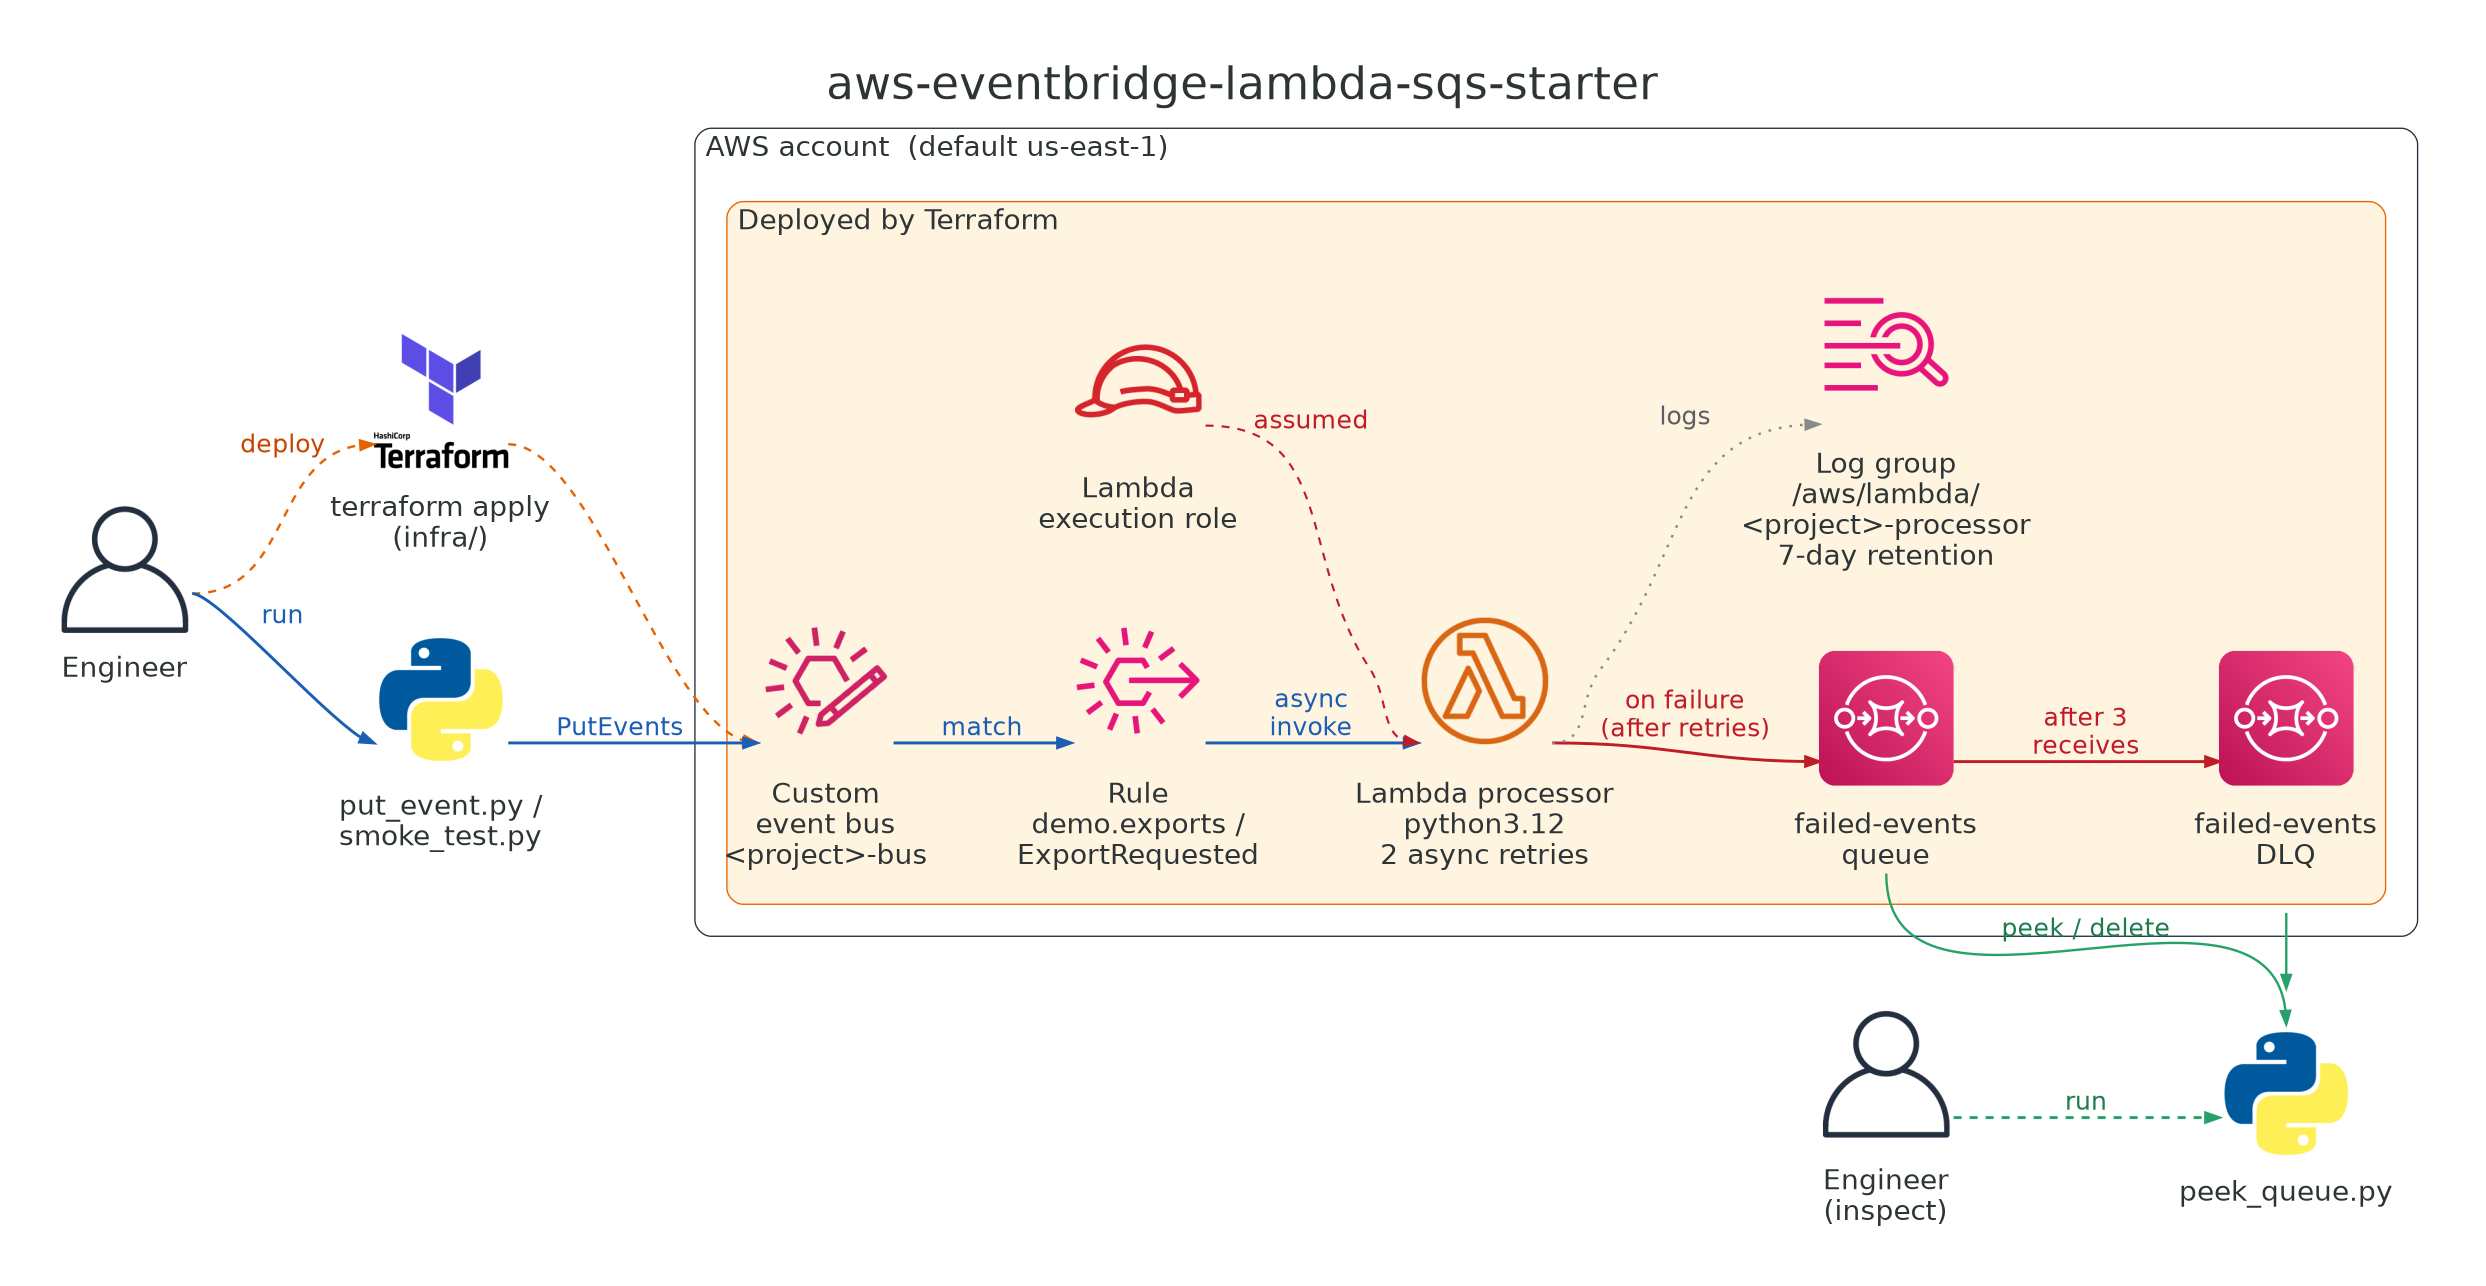

Source code (Python):
"""Architecture diagram for saranreddy/aws-eventbridge-lambda-sqs-starter.

Verified against main @ 91a4606. Every node maps to infra/*.tf, src/lambda/handler.py
or scripts/*.py.

Render:  pip install diagrams   (also needs Graphviz: apt install graphviz / brew install graphviz)
         python docs/architecture.py   ->  docs/architecture.png (written next to this script)
"""
import os

from diagrams import Cluster, Diagram, Edge, getdiagram
from diagrams.aws.compute import LambdaFunction
from diagrams.aws.general import User
from diagrams.aws.integration import EventbridgeCustomEventBusResource, EventbridgeRule, SQS
from diagrams.aws.management import CloudwatchLogs
from diagrams.aws.security import IAMRole
from diagrams.onprem.iac import Terraform
from diagrams.programming.language import Python

HERE = os.path.dirname(os.path.abspath(__file__))
OUT = os.path.join(HERE, "architecture")  # -> architecture.png next to this script

FONT = "DejaVu Sans"
GRAPH = {
    "fontname": FONT, "fontsize": "34", "labelloc": "t", "pad": "0.4",
    "nodesep": "0.4", "ranksep": "1.0", "splines": "spline", "newrank": "true",
    "compound": "true",
}
NODE = {"fontname": FONT, "fontsize": "21", "imagepos": "tc"}
EDGE = {"fontname": FONT, "fontsize": "19", "color": "#555555",
        # enter/leave icons at mid-height so arrowheads never land on label text
        "tailport": "e", "headport": "w"}

# diagrams.Edge hard-codes a 13pt label font on every edge; raise it so edge labels stay
# readable when the PNG is scaled down to README width.
Edge._default_edge_attrs = {"fontcolor": "#2D3436", "fontname": FONT, "fontsize": "19"}


def box(bg, pen, style="rounded"):
    return {"bgcolor": bg, "pencolor": pen, "fontname": FONT, "fontsize": "21",
            "style": style, "labeljust": "l", "margin": "24"}


TF_BOX = box("#fff4e0", "#e66100")                  # deployed by Terraform
SUB_BOX = box("#fffaf2", "#e66100")                 # sub-group inside a Terraform box
RUN_BOX = box("#e8f1fb", "#1a5fb4")                 # created by scripts / CLI
EXEC_BOX = box("#f3eefa", "#613583")                # per execution / runtime
MANAGED_BOX = box("#f6f5f4", "#9a9996", "dashed")   # not created by this repo
ACCOUNT_BOX = box("#ffffff", "#232f3e")

FLOW = dict(color="#1a5fb4", fontcolor="#1a5fb4", penwidth="2.2")
IO = dict(color="#26a269", fontcolor="#1e7d4f", penwidth="1.8")
IAM = dict(color="#c01c28", fontcolor="#c01c28", style="dashed", penwidth="1.6", constraint="false")
AUX = dict(color="#8a8a8a", fontcolor="#5e5c64", style="dotted", penwidth="1.8")
SETUP = dict(color="#e66100", fontcolor="#c64600", style="dashed", penwidth="1.8")
MANUAL = dict(color="#26a269", fontcolor="#1e7d4f", style="dashed", penwidth="2.2")
FAIL = dict(color="#c01c28", fontcolor="#c01c28", penwidth="2.2")
OPT = dict(color="#b5835a", fontcolor="#8f5f3a", style="dashed", penwidth="1.8")
HIDDEN = dict(style="invis")
DOWN = dict(tailport="s", headport="n")
UP = dict(tailport="n", headport="s")


def same_rank(*nodes):
    getdiagram().dot.body.append("{rank=same; " + " ".join(f'"{n._id}";' for n in nodes) + "}")


GRAPH["nodesep"] = "0.8"
GRAPH["pad"] = "0.6"

with Diagram(
    "aws-eventbridge-lambda-sqs-starter",
    filename=OUT, outformat="png", show=False, direction="LR",
    graph_attr=GRAPH, node_attr=NODE, edge_attr=EDGE,
):
    eng = User("Engineer")
    tf = Terraform("terraform apply\n(infra/)")
    put = Python("put_event.py /\nsmoke_test.py")

    with Cluster("AWS account  (default us-east-1)", graph_attr=ACCOUNT_BOX):
        with Cluster("Deployed by Terraform", graph_attr=TF_BOX):
            bus = EventbridgeCustomEventBusResource("Custom\nevent bus\n<project>-bus")
            rule = EventbridgeRule("Rule\ndemo.exports /\nExportRequested")
            fn = LambdaFunction("Lambda processor\npython3.12\n2 async retries")
            queue = SQS("failed-events\nqueue")
            dlq = SQS("failed-events\nDLQ")
            logs = CloudwatchLogs("Log group\n/aws/lambda/\n<project>-processor\n7-day retention")
            role = IAMRole("Lambda\nexecution role")

    peek = Python("peek_queue.py")
    eng2 = User("Engineer\n(inspect)")

    eng >> Edge(label="deploy", **SETUP) >> tf
    tf >> Edge(**SETUP) >> bus
    eng >> Edge(label="run", **FLOW) >> put
    put >> Edge(label="PutEvents", weight="10", **FLOW) >> bus
    bus >> Edge(label="match", weight="10", **FLOW) >> rule
    rule >> Edge(label="async\ninvoke", weight="10", **FLOW) >> fn
    fn >> Edge(label="on failure\n(after retries)", weight="10", **FAIL) >> queue
    queue >> Edge(label="after 3\nreceives", weight="10", **FAIL) >> dlq
    fn >> Edge(label="logs", **AUX) >> logs
    bus >> Edge(**HIDDEN) >> role
    role >> Edge(label="assumed", **IAM) >> fn
    dlq >> Edge(**DOWN, **IO) >> peek
    queue >> Edge(label="peek / delete", tailport="s", headport="n", **IO) >> peek
    eng2 >> Edge(label="run", **MANUAL) >> peek
    same_rank(dlq, peek)
    same_rank(queue, eng2)
